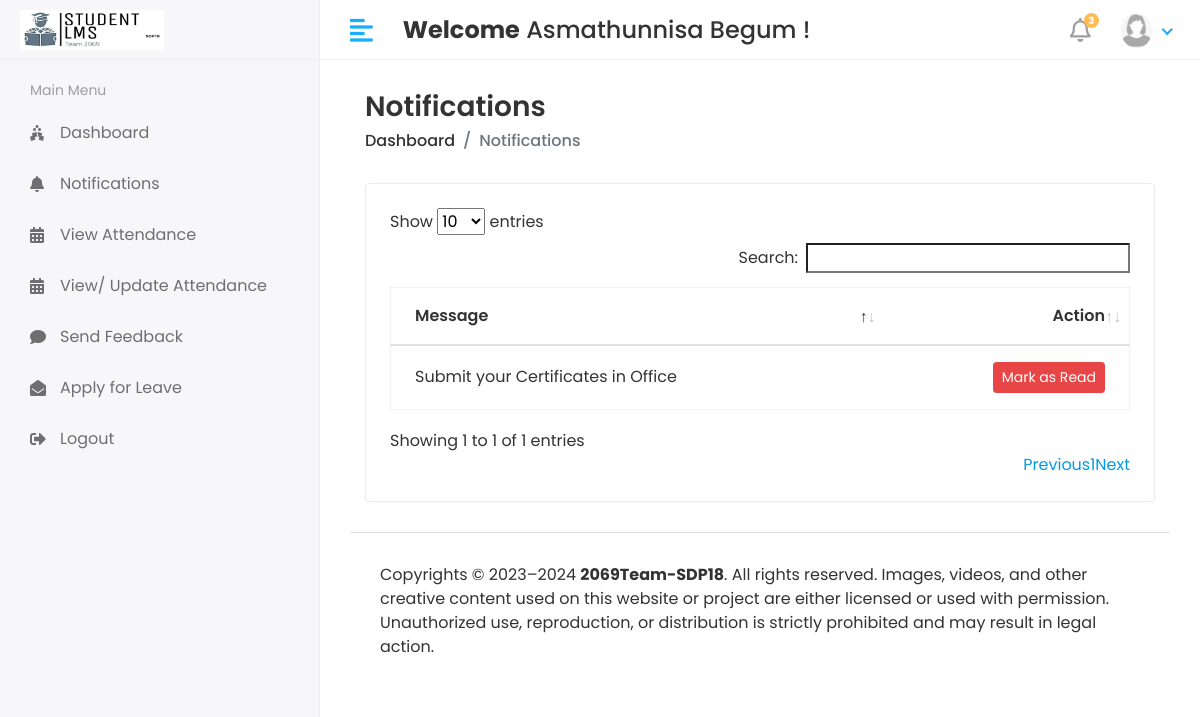
/Student/Notifications (signed in), run on an earlier commit of the app's database.
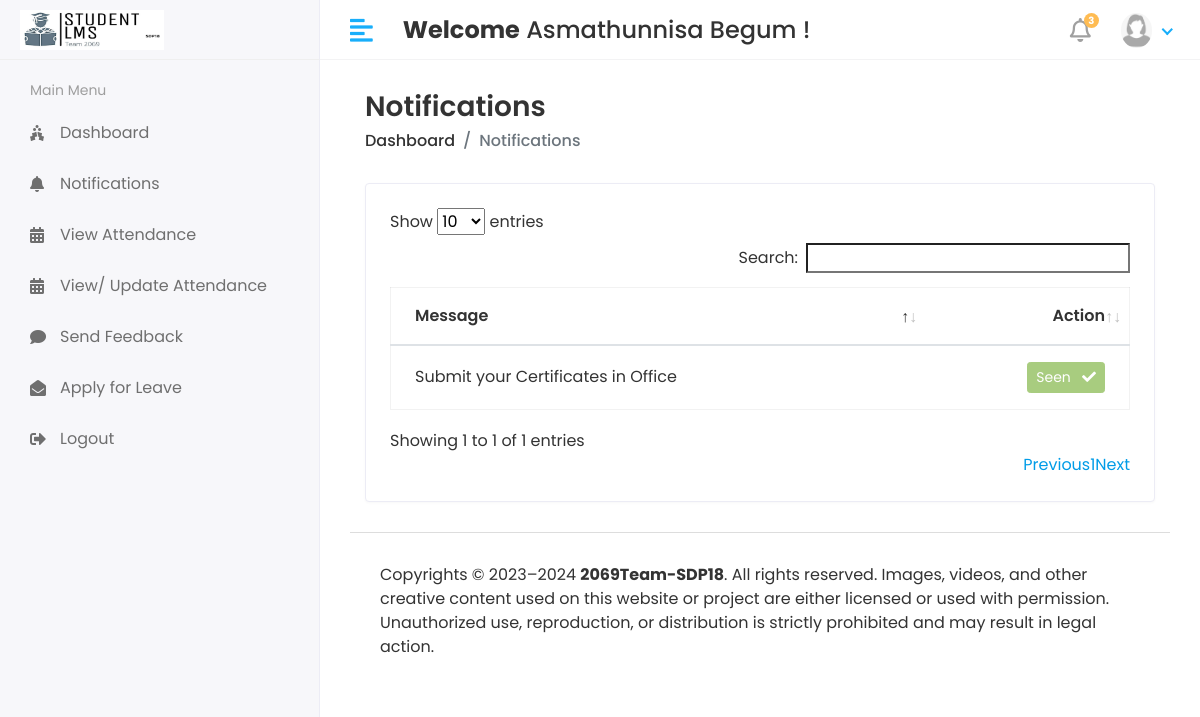
And on a later commit of the database.
### app/models.py (models this page shows, shortened)
class Student_Notifications(models.Model):
    student_id = models.ForeignKey(Student, on_delete = models.CASCADE)
    message = models.TextField()
    status = models.IntegerField(null=True, default=0)
    created_at = models.DateTimeField(auto_now_add = True)
    class Meta:
        db_table = 'student_notification_table'

### Studentlearningmanagementsystem/Student_views.py (the view)
# urls.py: path('Student/Notifications', Student_views.NOTIFICATIONS, name = 'student_notifications'),
@login_required(login_url='/')
def NOTIFICATIONS(request):
     student = Student.objects.filter(admin = request.user.id)
     for i in student:
          student_id = i.id
          notification = Student_Notifications.objects.filter(student_id = student_id)
          context = {
               'notification': notification,
          }
     return render(request, 'Student/notifications.html', context)

### templates/Student/notifications.html (shortened to what this page needs)
{% extends 'base.html' %}
{% block content %}
<div class="content container-fluid">
    <div class="page-header">
       <div class="row align-items-center">
          <div class="col">
             <h3 class="page-title">Notifications</h3>
             <ul class="breadcrumb">
                <li class="breadcrumb-item"><a href="{% url 'Student_home' %}">Dashboard</a></li>
                <li class="breadcrumb-item active">Notifications</li>
             </ul>
          </div>
       </div>
    </div>
    <div class="row">
       <div class="col-sm-12">
          <div class="card card-table">
             <div class="card-body">
                <div class="table-responsive">
                   <table id='table_id' class="table table-hover table-center mb-0">
                      <thead>
                         <tr>
                            <th>Message</th>
                            <th class="text-right">Action</th>
                         </tr>
                      </thead>
                      <tbody>
                        {% for i in notification %}
                        <tr>
                            <td>{{ i.message }}</td>
                            <td class="text-right">
                                <div class="actions">
                                    {% if i.status == 0 %}
                                        <a href="{% url 'student_notification_mark_as_mark' status=i.id %}" class="btn btn-danger btn-sm">Mark as Read</a>
                                    {% else %}
                                        <button class="btn btn-success btn-sm" disabled="disabled">Seen &nbsp; <i class="fa fa-check"></i></button>
                                    {% endif %}
                                </div>
                            </td>
                        </tr>
                    {% endfor %}
                      </tbody>
                   </table>
                </div>
             </div>
          </div>
       </div>
    </div>
 </div>
{% endblock  %}

What changed in the data, as far as the page shows it:
changed Student_Notifications "Submit your Certificates in Office": status "Mark as Read" → "Seen"
